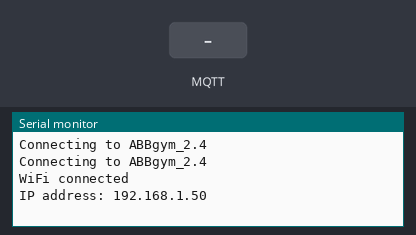
This sketch was run on a simulated ESP8266 (NodeMCU). Shown: the last lines printed to the serial monitor. The test bench sets the inputs (shaded band). WiFi joins after 1.5 s; servers stay silent unless stated; no MQTT or app messages arrive unless stated.

Above: at 3.2 s.
3.3 s: MQTT message "1" arrives on the first subscribed topic
At 4.5 s:
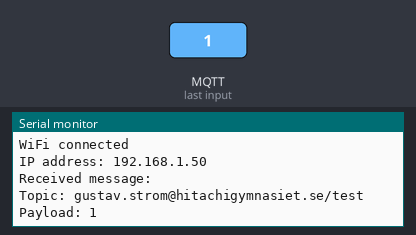
4.8 s: MQTT message "on" arrives on the first subscribed topic
At 5.9 s:
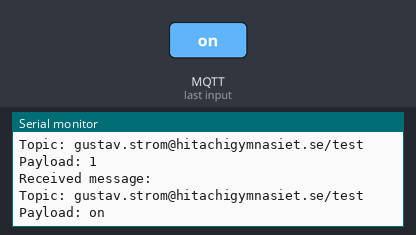
6.3 s: MQTT message "off" arrives on the first subscribed topic
At 7.0 s:
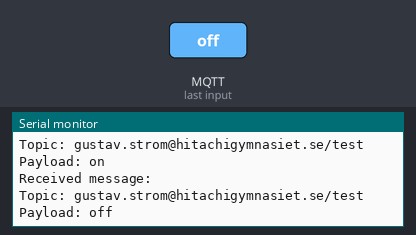

Measured:
- after the input at 3.3 s, the serial monitor: prints a new line at once (image 1)
- after the input at 4.8 s, the serial monitor: prints a new line at once (image 2)
- after the input at 6.3 s, the serial monitor: prints a new line at once (image 3)

The sketch:

MqttConnectEsp.ino
```cpp
#include <EspMQTTClient.h>
#include <PubSubClient.h>
#include <ESP8266WiFi.h>

const char* ssid = "ABBgym_2.4";
const char* password = "mittwifiarsabra";

unsigned long lastPublishTime = 0;
const unsigned long publishInterval = 5000; // 5000 milliseconds (5 seconds)


EspMQTTClient client(
  ssid,           // WifiSSID
  password,                        // WifiPassword
  "maqiatto.com",             // MQTT broker ip
  "gustav.strom@hitachigymnasiet.se",   // MQTT username
  "hejhejhej",                          // MQTT password
  "ordinador",     // Unique client name
  1883                                // port
);

void setUpWiFi()
{
  WiFi.begin(ssid, password);
  while (WiFi.status() != WL_CONNECTED)
  {
    delay(1000);
    Serial.print("Connecting to ");
    Serial.println(ssid);
  }
}

void onConnectionEstablished()
{
  client.subscribe("gustav.strom@hitachigymnasiet.se/test", [](const String &topic, const String &payload) {
    Serial.println("Received message:");
    Serial.print("Topic: ");
    Serial.println(topic);
    Serial.print("Payload: ");
    Serial.println(payload);
  });

}

void publishToBroker()
{if (millis() - lastPublishTime >= publishInterval) {
    // Check if it's time to publish a message
    client.publish("gustav.strom@hitachigymnasiet.se/test", "esp message");
    lastPublishTime = millis(); // Update the last publish time
    delay(1000); // Add a delay of 1000 milliseconds (1 second)
  }}

void setup() {
  Serial.begin(115200);  // Initialize serial communication
  client.enableDebuggingMessages(); // Enable debugging messages sent to serial output
  setUpWiFi();
  onConnectionEstablished();


  // Connection successful
  Serial.println("");
  Serial.println("WiFi connected");
  Serial.print("IP address: ");
  Serial.println(WiFi.localIP());


}

void loop() {
  client.loop(); // Maintain MQTT connection
  publishToBroker();
}
```
